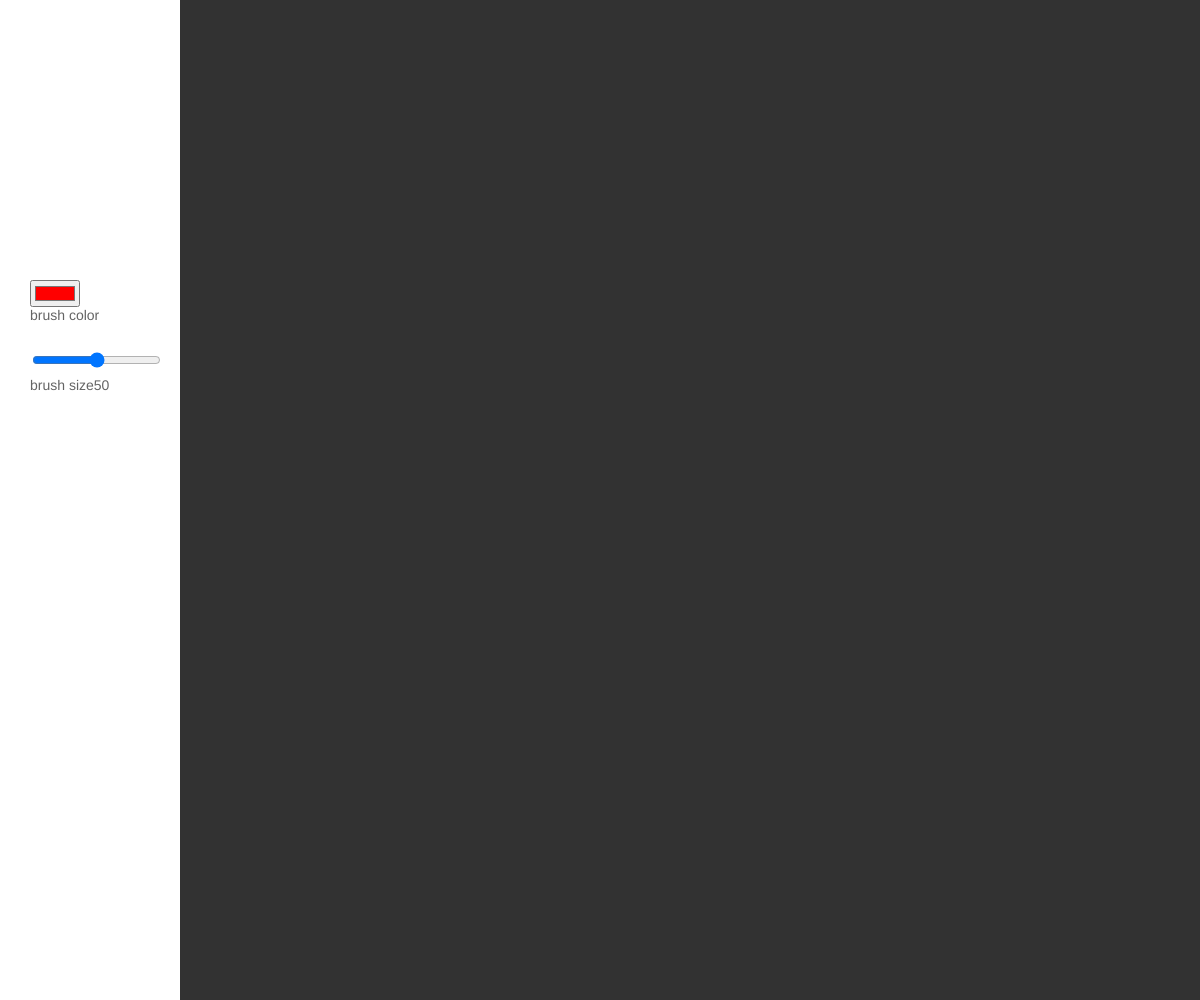
Frame 1 (no input)
Frame 60 (no input): identical to frame 1, image omitted
Frame 120 (the mouse pressed at the canvas centre since frame 60): identical to frame 1, image omitted

The p5.js sketch that drew this single still picture (run headless with seeded random() and noise() and a simulated clock; from frame 60 on, the mouse is pressed at the canvas centre):

// p5.js sketch
// ── sketch.js


let colorPicker;
let slider;

function setup(){
createCanvas(windowWidth, windowHeight);
background(50);

//setup our colorpicker
colorPicker= createColorPicker('#FF0000');
colorPicker.position(30,280);

//setup our slider
slider=createSlider(0,100,50);
slider.position(30,350);

}

function draw(){
noStroke();
fill(255,255,255,255);
rect(0,0,180,height);

fill(100);
textSize(14);
text('brush size'+ slider.value(), 30,390);
text('brush color', 30,320);

}

function mouseDragged(){
  fill(colorPicker.color());
  ellipse(mouseX, mouseY, slider.value(),slider.value());
}
